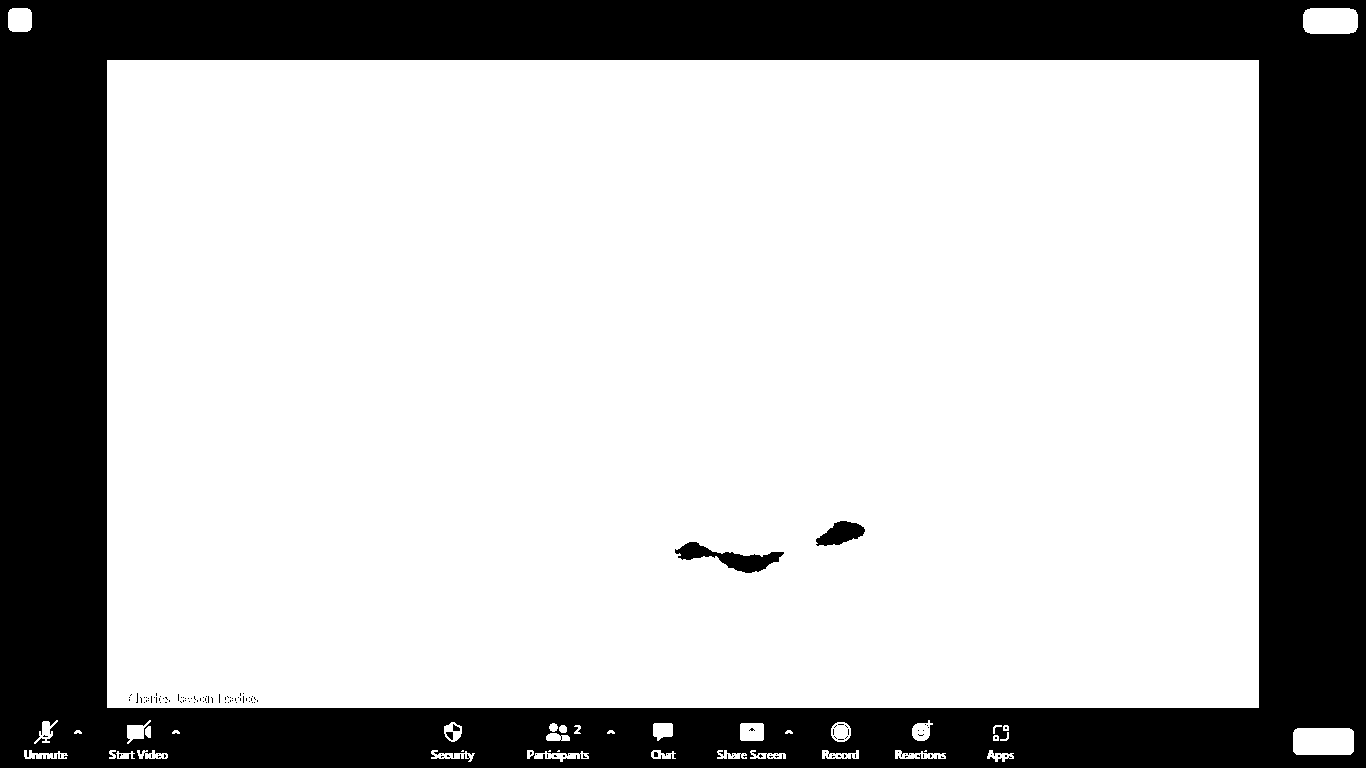

Generate this figure with Python:
import os
import sys
import numpy as np
import cv2 as cv
import pyautogui
import win32gui, win32ui, win32con, win32api
from time import time, sleep
import dlib
from pynput.keyboard import Key, Controller

# Zoom View Classification
SOLO = "solo.png"
MULTIPLE = "multiple.png"
BIG = "big.png"

SPEAKER = "speaker.png"
ONE = "one.png"
TWO = "two.png"
THREE = "three.png"
FOUR = "four.png"
FIVE = "five.png"
SIX = "six.png"
SEVEN = "seven.png"
EIGHT = "eight.png"
NINE = "nine.png"

sample_names = [
    SPEAKER,
    ONE,
    TWO,
    THREE,
    FOUR,
    FIVE,
    SIX,
    SEVEN,
    EIGHT,
    NINE,
    
    SOLO,
    MULTIPLE,
    BIG,
]

#sample_names = [SPEAKER, TWO]

# Read image sample files
sample_images = []
for img_filename in sample_names:
    sample_images.append(cv.imread(img_filename))

# Convert screenshot to grayscale
sample_grays = []
for image in sample_images:
    sample_grays.append(cv.cvtColor(image, cv.COLOR_BGR2GRAY))

# Threshold the image    
sample_threses = []
for gray in sample_grays:
    _, thresh = cv.threshold(gray, 30, 255, cv.THRESH_BINARY) # 30 is ok
    sample_threses.append(thresh)
    
# Get View Classification Histogram getting Eucidean Distance
histogram_list = []
for thresh in sample_threses:
    histogram = cv.calcHist([thresh], [0], None, [256], [0, 256])
    histogram_list.append(histogram)


def delay(sec):
    if sec > 0:
        print("In", sec, end='')
        sys.stdout.flush()
        for i in range(sec):
            print(" .", end='')
            sys.stdout.flush()
            sleep(1)
        print("")


def get_screenshot():
    myScreenshot = pyautogui.screenshot()
    #myScreenshot.save("screenshot.png")

    # Convert pyautogui to opencv
    open_cv_image = np.array(myScreenshot) 
    # Convert RGB to BGR 
    open_cv_image = open_cv_image[:, :, ::-1].copy() 
    
    return open_cv_image
    

def list_window_names():
    def winEnumHandler(hwnd, ctx):
        if win32gui.IsWindowVisible(hwnd):
            print(hex(hwnd), '"' + win32gui.GetWindowText(hwnd) + '"')
    win32gui.EnumWindows(winEnumHandler, None)

        
def get_window_names():
    names = []
    def winEnumHandler(hwnd, ctx):
        if win32gui.IsWindowVisible(hwnd):
            #print(hex(hwnd), '"' + win32gui.GetWindowText(hwnd) + '"')
            names.append(win32gui.GetWindowText(hwnd))
    win32gui.EnumWindows(winEnumHandler, None)
    return names
    
def get_zoom_view_classification(screenshot):
    global histogram_list
    
    
    # https://www.geeksforgeeks.org/measure-similarity-between-images-using-python-opencv/
    
    # test image
    #image = cv2.imread('cat.jpg')
    gray_image = cv.cvtColor(screenshot, cv.COLOR_BGR2GRAY)
    _, threshed = cv.threshold(gray_image, 30, 255, cv.THRESH_BINARY) # 30 is ok 
    input_histogram = cv.calcHist([threshed], [0], None, [256], [0, 256])
    
    # Initialize list of zeros to handle the euclidean distances
    euclidean_distance_list = [0] * len(histogram_list)
    
    #c1, c2 = 0, 0
    
    # Compute every Euclidean distance for every Zoom Sample
    for index in range(len(histogram_list)):
        # Euclidean Distance between screenshot and sample
        i = 0
        while i<len(input_histogram) and i<len(histogram_list[index]):
            euclidean_distance_list[index] \
                +=(input_histogram[i]-histogram_list[index][i])**2
            i+= 1
        euclidean_distance_list[index] = euclidean_distance_list[index]**(1 / 2)
      
    #print("euclidean_distance_list", euclidean_distance_list)
    
    
    # Return the index (which means the number of videos visible)
    # with the smallest value.
      
    min_value = min(euclidean_distance_list)
    min_index = euclidean_distance_list.index(min_value)
    
    return min_index
        # 0 is one, 1 is two, 8 is nine
        # 9 is big, 10 is solo, 11 is multiple, 12 is speaker

def match_templating_zoom_screen(thresholded_grayed_screenshot):
    # https://www.youtube.com/watch?v=ffRYijPR8pk

    global sample_threses
    
    match_results = []
    
    for sample in sample_threses:
        #results = cv.matchTemplate(sample, thresholded_grayed_screenshot, cv.TM_SQDIFF_NORMED)
        results = cv.matchTemplate(sample, thresholded_grayed_screenshot, cv.TM_CCOEFF_NORMED)
        
        # Get the minimum from the results as the best match
        minimum = max(results)
        match_results.append(minimum) ## minimum is a list of one element
        
    # Return the max as the best match
    max_value = max(match_results)
    max_index = match_results.index(max_value)
    
    print("match_results:", match_results)
    print("max_index:", max_index)

    return max_index
        # 0 is one, 1 is two, 8 is nine
        # 9 is big, 10 is solo, 11 is multiple, 12 is speaker


    haystack_img = cv.imread('albion_farm.jpg', cv.IMREAD_UNCHANGED)
    needle_img = cv.imread('albion_cabbage.jpg', cv.IMREAD_UNCHANGED)
    result = cv.matchTemplate(haystack_img, needle_img, cv.TM_SQDIFF_NORMED)

    threshold = 0.17
    # The np.where() return value will look like this:
    # (array([482, 483, 483, 483, 484], dtype=int32), array([514, 513, 514, 515, 514], dtype=int32))
    locations = np.where(result <= threshold)
    # We can zip those up into a list of (x, y) position tuples
    locations = list(zip(*locations[::-1]))
    print(locations)


def main():
    obs_window_name = None
    zoom_meeting_window_name = None
    
    for name in get_window_names():
        #print(name)
        if "OBS" in name:
            obs_window_name = name
            break
            
    for name in get_window_names():
        #print(name)
        if "OBS" in name:
            zoom_meeting_window_name = name
            break
    
    # If OBS window and Zoom Meeting window is found...
    if obs_window_name and zoom_meeting_window_name:
    
        detector = dlib.get_frontal_face_detector()
        loop_time = time()
        
        last_face_count = 0
        is_zoom_meeting_active = False
        is_waiting_for_active_zoom_meeting_message_already_printed = False
        no_change_printed_once = False
        
        
        obs_window_handle = win32gui.FindWindow(None, obs_window_name)
        zoom_window_handle = win32gui.FindWindow(None, zoom_meeting_window_name)
        keyboard = Controller()
        
        while(True):
            if not is_zoom_meeting_active:
                if not is_waiting_for_active_zoom_meeting_message_already_printed:
                    print("Waiting for Zoom Meeting to be the active window...")
                    is_waiting_for_active_zoom_meeting_message_already_printed = True
            
            # Get currently active window name
            active_window_name = win32gui.GetWindowText(win32gui.GetForegroundWindow())
            
            # If Zoom Meeting is the active window, meaning infront of the screen...
            if not "Zoom Meeting" in active_window_name:
                is_zoom_meeting_active = False
                no_change_printed_once = False # reset no. 1
            else:
                
                is_zoom_meeting_active = True
                is_waiting_for_active_zoom_meeting_message_already_printed = False
                
                # Capture frame-by-frame
                #delay(3)
                
                # Count the visible faces...assume one face per window
                image = get_screenshot()
                zoom_screen_classification_index = get_zoom_view_classification(image)
                print("zoom_screen_classification_index:", zoom_screen_classification_index)
                    
                # This classification also works
                #    # Convert screenshot to grayscale
                #    gray = cv.cvtColor(image, cv.COLOR_BGR2GRAY)
                #    # after that, we doing thresholding on image
                #    #_, thresh = cv.threshold(gray, 50, 255, cv.THRESH_BINARY_INV)
                #    _, thresh = cv.threshold(gray, 30, 255, cv.THRESH_BINARY) # 30 is ok for gallery view of two or more
                #    
                #    cv.imwrite("screenshot.png", thresh)
                #    match_templating_index = match_templating_zoom_screen(thresh)
                #    
                #    print("match_templating_index:", match_templating_index)
                #    exit()
                    

                # Counter to count number of faces
                face_count = zoom_screen_classification_index # The number represent a classification of Zoom screen.
                
                
                #print("last_face_count:", last_face_count)
                #print("current face_count:", face_count)

                
                if face_count == last_face_count:
                    if no_change_printed_once == False:
                        print("No change...")
                        no_change_printed_once = True
                else:
                    # The face count changed...
                    print("Detected faces:", face_count)
                    print("obs_window_name:", obs_window_name)
                    
                    # Set OBS to foreground to send keystrokes to it.
                    win32gui.SetForegroundWindow(obs_window_handle)
                    
                    # Press a key depending on the Zoom Meeting window
                    key = "o"
                    keyboard.press(key)
                    keyboard.release(key)
                    #pyautogui.press("down")
                    
                    # Set back Zoom Meeting to foreground to count open cameras.
                    # Press Alt + Tab
                    
                    pyautogui.keyDown("alt") # Holds down the alt key
                    pyautogui.press("tab") # Presses the tab key once
                    pyautogui.keyUp("alt") # Lets go of the alt key

                    
                    #win32gui.SetForegroundWindow(zoom_window_handle)
                    
                    
                    # Update last_face_count
                    last_face_count = face_count
                    no_change_printed_once = False # reset no. 2
                
                #break
            # End else do something about OBS
            
            
            
            
            #cv.imshow("Screenshot",gray)
            #cv.imwrite("screenshot.png", gray)
            #cv.imwrite("screenshot.png", image_enhanced)
            
            # debug the loop rate
            print('FPS {}'.format(1 / (time() - loop_time)))
            loop_time = time()
            
            
            # press 'q' with the output window focused to exit.
            # waits 1 ms every loop to process key presses
            if cv.waitKey(1) == ord('q'):
                cv.destroyAllWindows()
                break
            
            break

    else:
        print("OBS not found.")
    

if __name__ == "__main__":
    main()